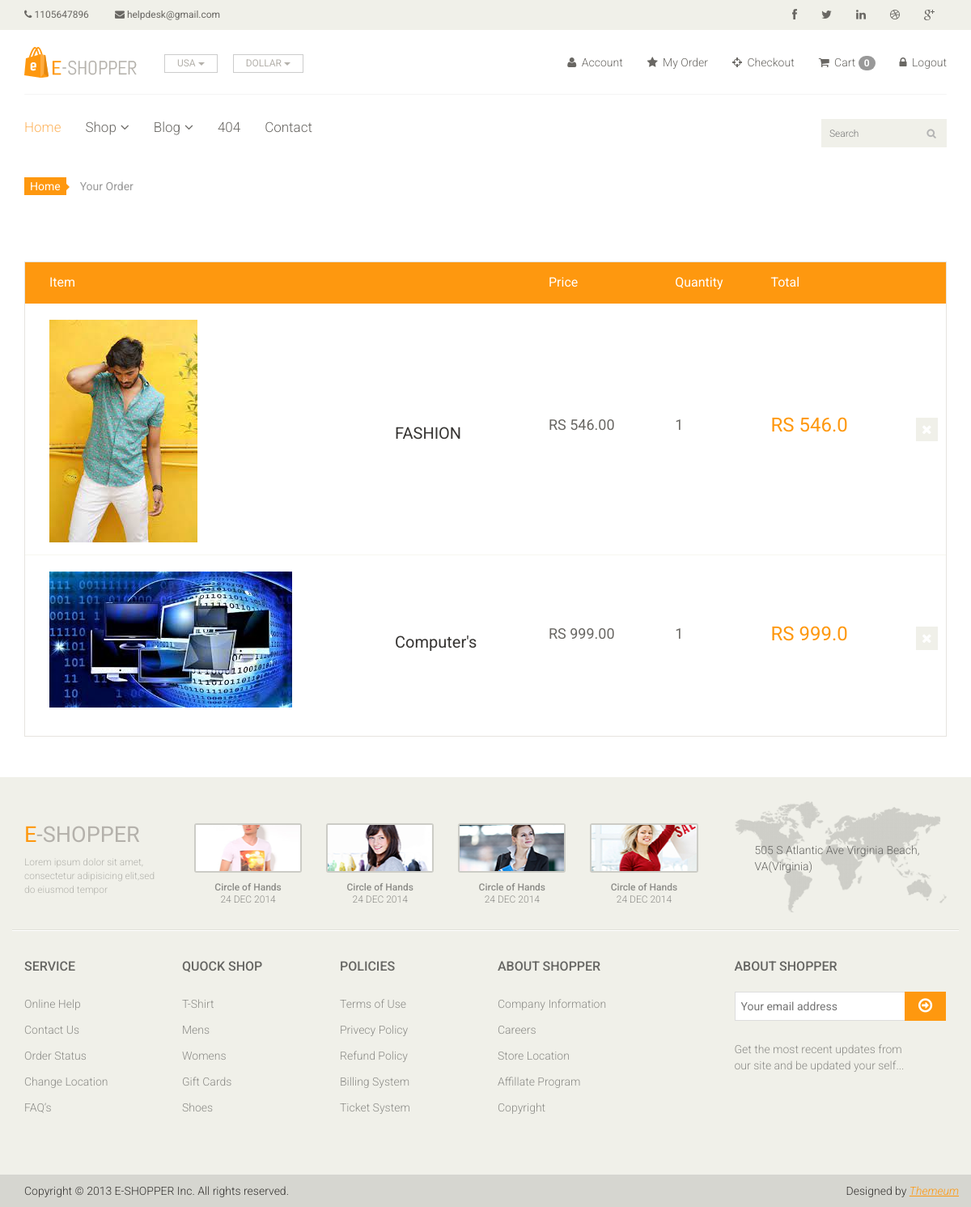
/order/ (signed in), run on the app's committed database.
### app/models.py (models this page shows, shortened)
class Order(models.Model):
        image = models.ImageField(upload_to='ecommerce/order/image')
        product = models.CharField(max_length=1000,default='')
        user = models.ForeignKey(User, on_delete=models.CASCADE)
        price = models.DecimalField(max_digits=10, decimal_places=2)
        quantity = models.CharField(max_length=5)
        total = models.CharField(max_length=1000, default='')
        address = models.TextField()
        phone = models.CharField(max_length=10)
        pincode = models.CharField(max_length=10)
        date = models.DateField(default=datetime.datetime.today)

### Eshop/views.py (the view)
# urls.py: path('order/',views.Your_Order,name='Your_Order'),
def Your_Order(request):
    uid = request.session.get('_auth_user_id')
    user = User.objects.get(pk=uid)
    order = Order.objects.filter(user = user)
    context = {
         'order' : order,
     }
    return render(request, 'order.html',context)

### templates/order.html
{% extends 'base.html' %}
 {% block body %}
<section id="cart_items">
		<div class="container">
			<div class="breadcrumbs">
				<ol class="breadcrumb">
				  <li><a href="#">Home</a></li>
				  <li class="active">Your Order </li>
				</ol>
			</div>
			<div class="table-responsive cart_info">
				<table class="table table-condensed">
					<thead>
						<tr class="cart_menu">
							<td class="image">Item</td>
							<td class="description"></td>
							<td class="price">Price</td>
							<td class="quantity">Quantity</td>
							<td class="total">Total</td>
							<td></td>
						</tr>
					</thead>
					<tbody>
					{% for i in order %}
						<tr>
							<td class="cart_product">
								<a href=""><img src="{{i.image}}" alt=""></a>
							</td>
							<td class="cart_description">
								<h4><a href="">{{i.product}}</a></h4>
							</td>
							<td class="cart_price">
								<p> RS {{i.price}}</p>
							</td>
							<td class="cart_price">
								<div class="cart_quantity_button">
									<p>{{i.quantity}}</p>
								</div>
							</td>
							<td class="cart_total">
								<p class="cart_total_price">RS {{i.total}}</p>
							</td>
							<td class="cart_delete">
								<a class="cart_quantity_delete" href=""><i class="fa fa-times"></i></a>
							</td>
						</tr>
                              {% endfor %}
					</tbody>
				</table>
			</div>
		</div>
	</section>
{% endblock %}

### static/css/main.css (style rules this page uses)
body { font-family: 'Roboto', sans-serif; background:; position: relative; font-weight:400px; }
a { -webkit-transition: 300ms; -moz-transition: 300ms; -o-transition: 300ms; transition: 300ms; }
h1, h2, h3, h4, h5, h6 { font-family: 'Roboto', sans-serif; }
.breadcrumbs { position: relative; }
.breadcrumbs .breadcrumb { background:transparent; margin-bottom: 75px; padding-left: 0; }
.breadcrumbs .breadcrumb li a { background:#FE980F; color: #FFFFFF; padding: 3px 7px; }
.breadcrumbs .breadcrumb li a:after { content:""; height:auto; width: auto; border-width: 8px; border-style: solid; border-color:transparent transparent transparent #FE980F; position: absolute; top: 11px; left:48px; }
.breadcrumbs .breadcrumb > li + li:before { content: " "; }
#cart_items .cart_info { border: 1px solid #E6E4DF; margin-bottom: 50px }
#cart_items .cart_info .cart_menu { background: #FE980F; color: #fff; font-size: 16px; font-family: 'Roboto', sans-serif; font-weight: normal; }
#cart_items .cart_info .table.table-condensed thead tr { height: 51px; }
#cart_items .cart_info .table.table-condensed tr { border-bottom: 1px solid#F7F7F0 }
#cart_items .cart_info .table.table-condensed tr:last-child { border-bottom: 0 }
.cart_info table tr td { border-top: 0 none; vertical-align: inherit; }
#cart_items .cart_info .image { padding-left: 30px; }
#cart_items .cart_info .cart_description h4 { margin-bottom: 0 }
#cart_items .cart_info .cart_description h4 a { color: #363432; font-family: 'Roboto',sans-serif; font-size: 20px; font-weight: normal; }
#cart_items .cart_info .cart_price p { color:#696763; font-size: 18px }
#cart_items .cart_info .cart_total_price { color: #FE980F; font-size: 24px; }
.cart_product { display: block; margin: 15px -70px 10px 25px; }
.cart_delete { display: block; margin-right: -12px; overflow: hidden; }
.cart_delete a { background:#F0F0E9; color: #FFFFFF; padding: 5px 7px; font-size: 16px }

### data on the page
Order: image (picture), product "FASHION", price "546.00", quantity "1", total "546.0"
Order: image (picture), product "Computer's", price "999.00", quantity "1", total "999.0"

### other printed values
{{ request.session.cart|length }} "0"
